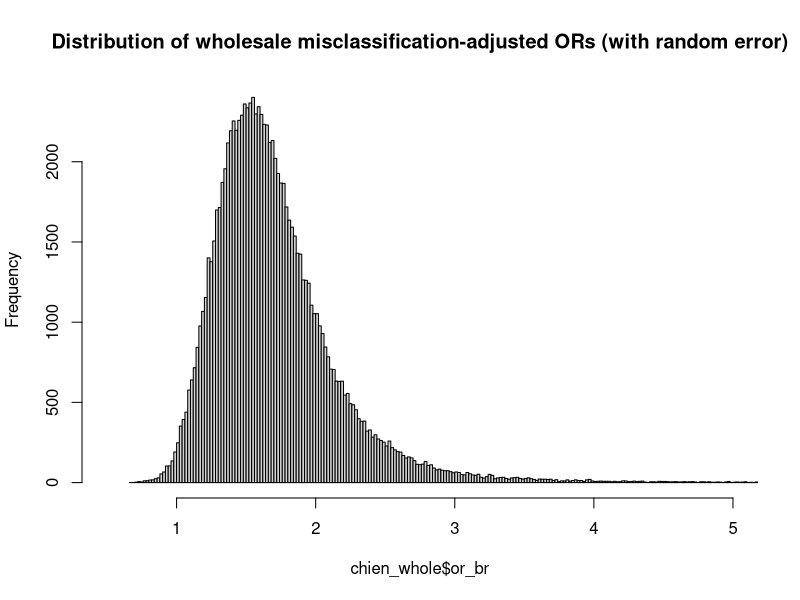
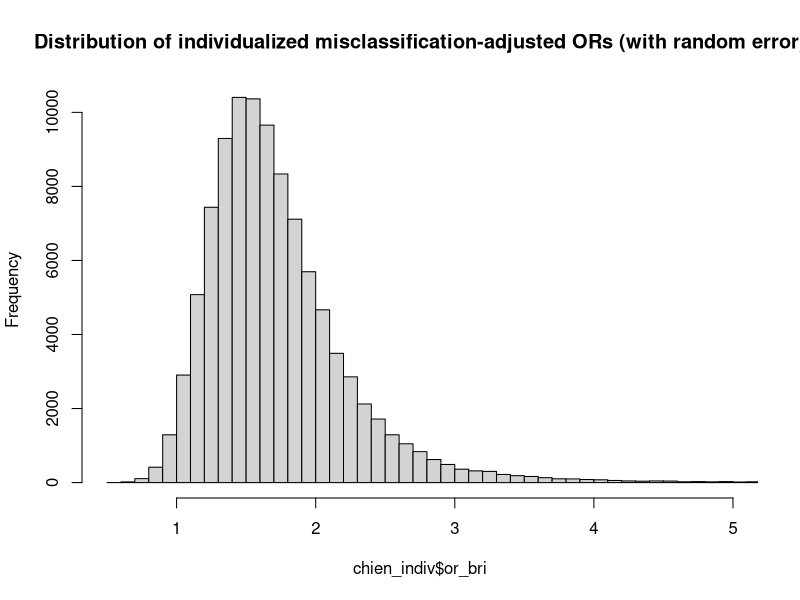

These charts were generated, in order, by the following R code:
# Chien example - probabilistic bias analysis for misclassification 
# - Tom Ahern (02tahern@med.uvm.edu)
# - 2020-02-18

library(tidyverse)
library(reshape2)
library(MASS)

rm(list=ls())
cat("\014") #clears console

# assign values to crude 2x2 table
a <- 118 #cases, exposed
b <- 832 #cases, unexposed
c <- 103 #controls, exposed
d <- 884 #controls, unexposed

n_case <- a + b
n_ctrl <- c + d

# crude association
or_crude <- ((a/c)/(b/d))
se_crude <- sqrt(1/a+1/b+1/c+1/d)
lcl95_crude <- exp(log(or_crude) - (1.96*se_crude))
ucl95_crude <- exp(log(or_crude) + (1.96*se_crude))

# bias parameters derived from Boudreau (PMCID: 14742292)

se_case_alpha <- 24
se_case_beta <- 19

sp_case_alpha <- 144
sp_case_beta <- 2

se_ctrl_alpha <- 18
se_ctrl_beta <- 13

sp_ctrl_alpha <- 130
sp_ctrl_beta <- 4

# set some important parameters
niter <- 100000 #number of iterations
corr <- 0.8 #desired correlation between case/control Se, Sp draws

# set up 3 pairs of correlated random variables for beta distibutions
# (NORTA approach)
set.seed(33) #because Larry Bird AND Kareem Abdul-Jabbar
mu <- c(0,0)
sig <- matrix(c(1,corr,corr,1), nrow=2)

# pair for Se
z1 <- mvrnorm(niter, mu, sig)
u1 <- pnorm(z1)

# pair for Sp
z2 <- mvrnorm(niter, mu, sig)
u2 <- pnorm(z2)

# uncorrelated vectors for use with exposure prevalences
h1 <- runif(niter)
h2 <- runif(niter)

cor(z1) #original variable - should be close to 'corr'
cor(z2)

cor(u1) #should be a bit less than 'corr'
cor(u2)

cor(h1,h2) #no correlation

# draw sensitivities for cases and controls
se_case <- qbeta(u1[,1],se_case_alpha,se_case_beta)
se_ctrl <- qbeta(u1[,2],se_ctrl_alpha,se_ctrl_beta)

# draw specificities for cases and controls
sp_case <- qbeta(u2[,1],sp_case_alpha,sp_case_beta)
sp_ctrl <- qbeta(u2[,2],sp_ctrl_alpha,sp_ctrl_beta)

# check out distributions and correlations
summary(se_case)
summary(se_ctrl)
cor(se_case, se_ctrl)

summary(sp_case)
summary(sp_ctrl)
cor(sp_case, sp_ctrl)

# calculate bias-adjusted cell frequencies (wholesale application of Se, Sp)
ac <- (a - n_case*(1-sp_case))/(se_case - (1-sp_case)) #bias-adjusted cases, exposed 
bc <- n_case - ac #bias-adjusted cases, unexposed
cc <- (c - n_ctrl*(1-sp_ctrl))/(se_ctrl - (1-sp_ctrl)) #bias-adjusted controls, exposed
dc <- n_ctrl - cc #bias-adjusted controls, unexposed

# vector of standard normal deviates for simulation of random error
set.seed(47) 
rannorm <- rnorm(niter, mean=0, sd=1)

# calculate bias-adjusted odds ratios - only Se, Sp uncertainty
or_b <- (ac/cc)/(bc/dc)
se_or_b <- sqrt(1/ac+1/bc+1/cc+1/dc)

# add uncertainty due to bias-adjusted standard error
or_br <- exp(log(or_b) - (rannorm*se_or_b))

# calculate bias-adjusted odds ratio - individual application of Se, Sp
# 1. calculate prevalence of exposure in cases and controls, accounting for sampling error
PrevE_cases <- qbeta(h1, ac, n_case-ac)
PrevE_controls <- qbeta(h2, cc, n_ctrl-cc)
PrevE_cases_c <- ac/n_case
PrevE_controls_c <- cc/n_ctrl

# 2. calculate PPV and NPV of exposure classification in cases and controls
PPV_case <- (se_case*PrevE_cases)/((se_case*PrevE_cases)+(1-sp_case)*(1-PrevE_cases))
PPV_control <- (se_ctrl*PrevE_controls)/((se_ctrl*PrevE_controls)+(1-sp_ctrl)*(1-PrevE_controls))
NPV_case <- (sp_case*(1-PrevE_cases))/((1-se_case)*PrevE_cases+sp_case*(1-PrevE_cases))
NPV_control <- (sp_ctrl*(1-PrevE_controls))/((1-se_ctrl)*PrevE_controls+sp_ctrl*(1-PrevE_controls))

# 3. calculate the expected number of exposed cases and controls
ad <- rbinom(niter, a, PPV_case) + rbinom(niter, b, 1-NPV_case)
bd <- n_case - ad
cd <- rbinom(niter, c, PPV_control) + rbinom(niter, d, 1-NPV_control)
dd <- n_ctrl - cd

# 4. calculate bias-adjusted OR with second source of uncertainty
or_bi <- (ad/cd)/(bd/dd)
se_or_bi <- sqrt(1/ad+1/bd+1/cd+1/dd)
or_bri <- exp(log(or_bi) - rannorm*se_or_bi)

# create dataframes with variables from each bias adjustment approach
tb_whole <- as_tibble(data.frame(se_case, se_ctrl, sp_case, sp_ctrl, ac, bc, cc, dc, or_b, or_br))
tb_indiv <- as_tibble(data.frame(se_case, se_ctrl, sp_case, sp_ctrl, ad, bd, cd, dd, or_bi, or_bri,
                                 PrevE_cases, PrevE_controls, PrevE_cases_c, PrevE_controls_c,
                                 PPV_case, PPV_control, NPV_case, NPV_control))

# retain rows with positive bias-adjusted cell frequencies
chien_whole <- tb_whole %>%
  filter(ac > 0) %>%
  filter(bc > 0) %>%
  filter(cc > 0) %>%
  filter(dc > 0) 

chien_indiv <- tb_indiv %>% 
  filter(ad > 0) %>% 
  filter(bd > 0) %>% 
  filter(cd > 0) %>% 
  filter(dd > 0)

# report the number proportion of iterations discarded
n_discard_whole <- niter - length(chien_whole$or_br)
p_discard_whole <- (n_discard_whole/niter)*100
print(paste0(n_discard_whole, " iterations discarded in wholesale correction", " (", p_discard_whole, "%)"))

n_discard_indiv <- niter - length(chien_indiv$or_bri)
p_discard_indiv <- (n_discard_indiv/niter)*100
print(paste0(n_discard_indiv, " iterations discarded in individual correction", " (", p_discard_indiv, "%)"))

# plot distribution of drawn Se, Sp in retained records
draws_se <- chien_indiv[,1:2] %>% 
melt()
draws_se_plot <- ggplot(draws_se, 
                        aes(x=value, fill=variable)) + geom_density(alpha=0.25)

draws_sp <- chien_indiv[,3:4] %>%
melt()
draws_sp_plot <- ggplot(draws_sp,
                        aes(x=value, fill=variable)) + geom_density(alpha=0.25)

# summarize the wholesale bias-adjusted odds ratios
summary(chien_whole$or_br)
hist(chien_whole$or_br, breaks=10000, xlim=c(0.5,5), main="Distribution of wholesale misclassification-adjusted ORs (with random error)")
# get 2.5th, 50th, and 97.5th percentiles
cat("Wholesale correction - systematic error:", "\n")
quantile(chien_whole$or_b, probs=c(0.025, 0.5, 0.975))
cat("Wholesale correction - systematic + random error:", "\n")
quantile(chien_whole$or_br, probs=c(0.025, 0.5, 0.975))

# summarize the individualized bias-adjusted odds ratios
summary(chien_indiv$or_bri)
hist(chien_indiv$or_bri, breaks=10000, xlim=c(0.5,5), main="Distribution of individualized misclassification-adjusted ORs (with random error)")
# get 2.5th, 50th, and 97.5th percentiles
cat("Individualized correction - systematic error:", "\n")
quantile(chien_indiv$or_bi, probs=c(0.025, 0.5, 0.975))
cat("Individualized correction - systematic + random error:", "\n")
quantile(chien_indiv$or_bri, probs=c(0.025, 0.5, 0.975))